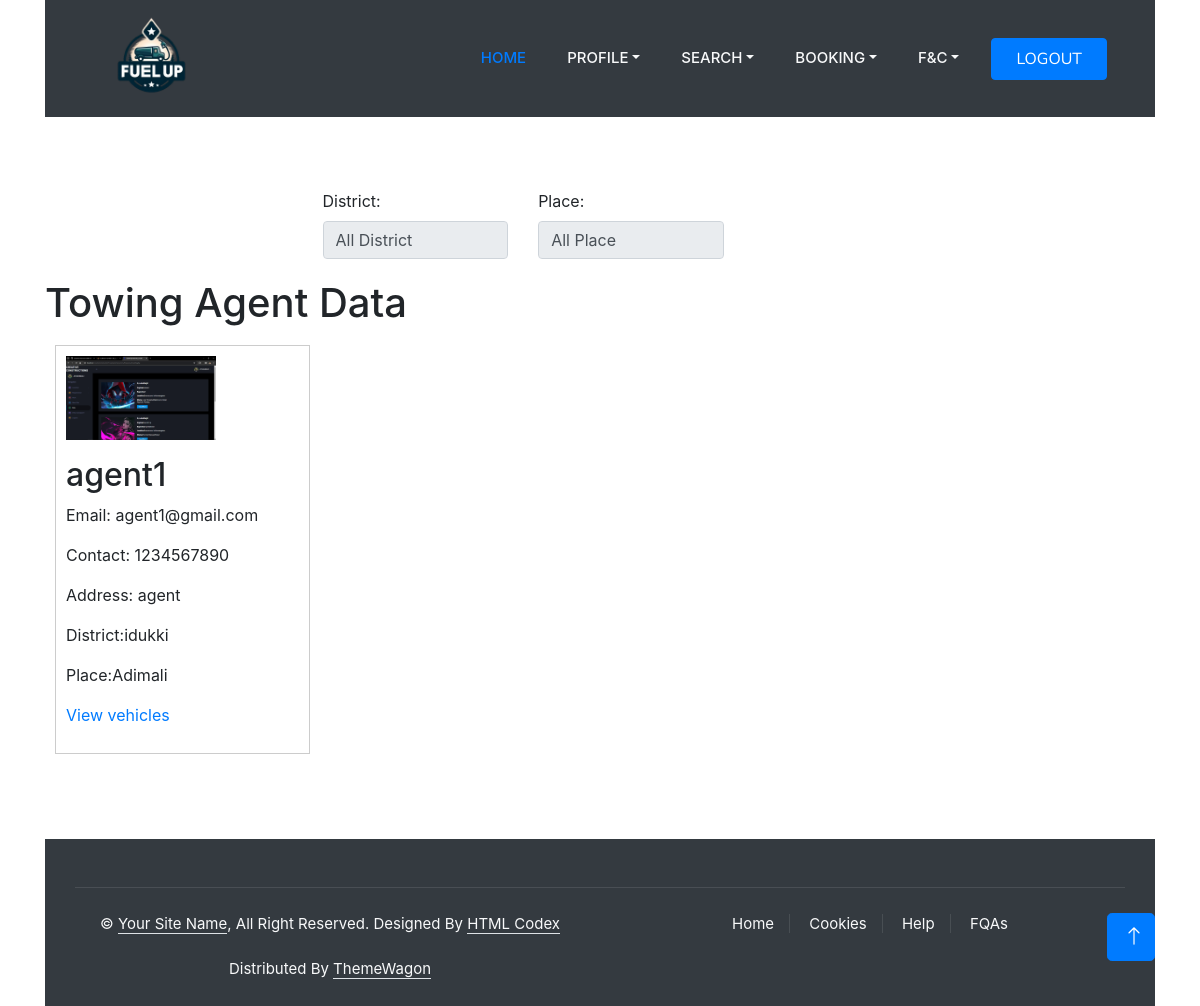
Screenshot of /User/searchagent/ with the database file from the repository.
### Guest/models.py (models this page shows)
class tbl_towingagent(models.Model):
    agent_name=models.CharField(max_length=20)
    agent_email=models.CharField(max_length=30)
    agent_contact=models.CharField(max_length=15)
    agent_address=models.CharField(max_length=50)
    agent_password=models.CharField(max_length=20)
    agent_photo=models.FileField(upload_to='AgentDoc/')
    agent_proof=models.FileField(upload_to='AgentDoc/')
    place=models.ForeignKey(tbl_place,on_delete=models.CASCADE)
    agent_vstatus=models.CharField(max_length=5,default=0)

### Admin/models.py (models this page shows)
class tbl_place(models.Model):
    place_name=models.CharField(max_length=20)
    district=models.ForeignKey(tbl_district,on_delete=models.CASCADE)

class tbl_district(models.Model):
    district_name=models.CharField(max_length=20)

### User/views.py (the view)
# urls.py: path('searchagent/',views.SearchAgent,name="SearchAgent"),
def SearchAgent(request):
    Agent=tbl_towingagent.objects.filter(agent_vstatus=1)
    District=tbl_district.objects.all()
    return render(request,"User/SearchTowingAgent.html",{"agents":Agent,"district":District})

### User/Templates/User/SearchTowingAgent.html (shortened to what this page needs)
{% extends 'User/header.html' %}
{% load static %}
{% block content %}
<br><br><br>
<!DOCTYPE html>
<html lang="en">
<head>
    <link rel="stylesheet" href="https://maxcdn.bootstrapcdn.com/bootstrap/4.0.0/css/bootstrap.min.css"
>
    <link rel="stylesheet" href="https://pro.fontawesome.com/releases/v5.10.0/css/all.css"
 />
</head>
<body class="container">
<form method="post" id="search"  >
    <div class="filter-container row"  style="padding-left: 25%;">
        <div class="col-md-3">
            <label for="district-filter">District:</label>
            <select class="form-control" id="district-filter" onchange="searchagent()">
                <option value="">All District</option>
            </select>
        </div>
        <div class="col-md-3">
            <label for="place-filter">Place:</label>
            <select class="form-control" id="place-filter" onchange="searchagent()">
                <option value="">All Place</option>
            </select>
        </div>
    </div>
</form>
    <h1>Towing Agent Data</h1>
    <div id="Result">
    {% for agent in agents %}
        <div class="data-card col-md-4">
           <p><img src="{{agent.agent_photo.url}}" width="150" height="150"></p>
            <h2>{{ agent.agent_name }}</h2>
            <p>Email: {{ agent.agent_email }}</p>
            <p>Contact: {{ agent.agent_contact }}</p>
            <p>Address: {{ agent.agent_address }}</p>
            <p>District:{{agent.place.district.district_name}}</p>
            <p>Place:{{agent.place.place_name}}</p>
            <p><a href="{% url 'webuser:vehicles' agent.id  %}">View vehicles</a></p>
        </div>
    {% endfor %}
    </div>
</body>
</html>
<br><br><br><br><br><br><br><br><br><br><br><br><br><br><br><br><br><br><br>
{% endblock content %}

### Guest/static/login/css/style.css (style rules this page uses)
:root { --primary: #FEA116; --light: #F1F8FF; --dark: #0F172B; }

### Guest/static/form.css (style rules this page uses)
input[type=text],[type=password],[type=email],[type=date], select { width: 100%; padding: 12px 20px; margin: 8px 0; display: inline-block; border: 1px solid #ccc; border-radius: 4px; box-sizing: border-box; }

### User/Templates/User/SearchTowingAgent.html (style rules this page uses)
.data-card { border: 1px solid #ccc; padding: 10px; margin: 10px; width: 23%; float: left; box-sizing: border-box; }
.data-card img { max-width: 100%; height: auto; }
.filter-container { margin-bottom: 20px; }

### rows the page displays
tbl_towingagent: agent_photo (picture), agent_name "agent1", agent_email "agent1@gmail.com", agent_contact "1234567890", agent_address "agent", place.district.district_name "idukki", place.place_name "Adimali"
